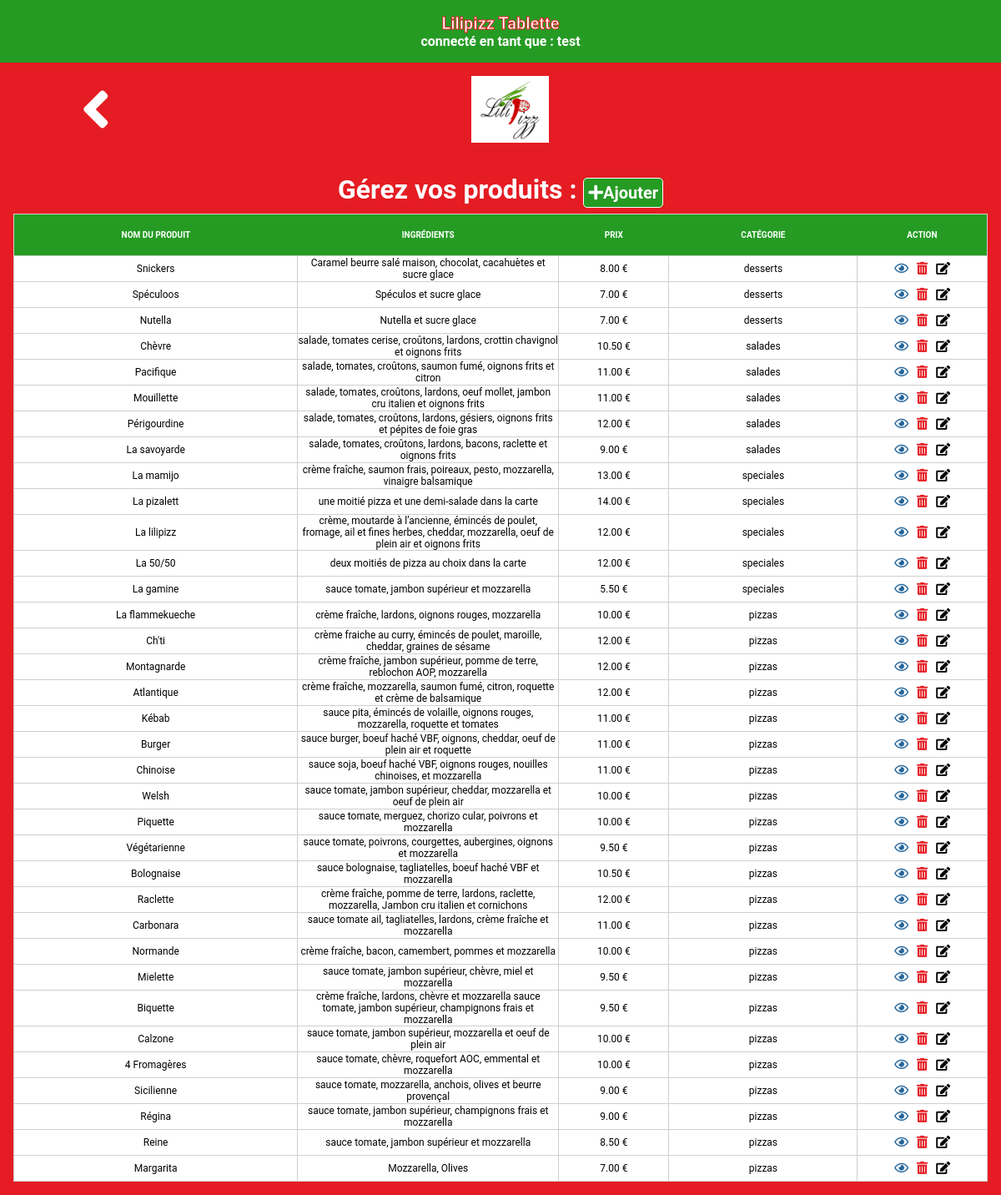
The page /AppTablette/carte.php (signed in) on the database its author committed.
### tables this page shows
CREATE TABLE `produits` (
  `id` int(11) NOT NULL AUTO_INCREMENT,
  `nomProduit` varchar(100) NOT NULL,
  `ingredients` varchar(255) NOT NULL,
  `prix` float NOT NULL,
  `images` varchar(255) NOT NULL,
  `id_categorie` int(11) DEFAULT NULL,
  PRIMARY KEY (`id`),
  KEY `id_categorie` (`id_categorie`),
  CONSTRAINT `produits_ibfk_1` FOREIGN KEY (`id_categorie`) REFERENCES `categories` (`id`)
);

CREATE TABLE `categories` (
  `id` int(11) NOT NULL AUTO_INCREMENT,
  `nomCategorie` varchar(100) NOT NULL,
  PRIMARY KEY (`id`)
);

### AppTablette/carte.php (the view, shortened to what this page needs)
<!DOCTYPE html>
<html lang="fr">
<head>
    <link rel="stylesheet" href="css/carte.css">
    <link rel="stylesheet" href="https://use.fontawesome.com/releases/v5.6.3/css/all.css"
>
    <link rel="stylesheet" href="https://use.fontawesome.com/releases/v5.6.3/css/all.css">
</head>
<body>
    <header>
    <p><a href='index.php' class="mainMenu">Lilipizz Tablette</a></p>
    <?php echo "connecté en tant que : ".$_SESSION['name']; ?>
    </header>
<nav>
    <div class="nav-left">
        <ul>
            <li><a href="dashboard.php"><i class="fas fa-angle-left"></i></a></li>
        </ul>
    </div>
    <div class="nav-middle">
        <ul>
            <li><img src="img/logo.png"></li>
        </ul>
    </div>
    <div class="nav-right">
        <ul>
            <li></i></li>
        </ul>
    </div>
</nav>
<main>
<h1><strong>Gérez vos produits : </strong><a href="addItem.php" class="add"><i class="fas fa-plus"></i>Ajouter</a></h1>
<table id="tour_table_content">
    <thead>
        <th>Nom du produit</th>
        <th>Ingrédients</th>
        <th>Prix</th>
        <th>Catégorie</th>
        <th>Action</th>
    </thead>
    <tbody>
<?php
    require 'src/connection.php';
    $response = $bdd->query('SELECT produits.id, produits.nomProduit, produits.ingredients, produits.prix,
                            categories.nomCategorie AS category
                            FROM produits  LEFT JOIN categories
                            ON produits.id_categorie = categories.id ORDER BY produits.id DESC');
    while($produit = $response->fetch())
    {
        echo '<tr>';
            echo '<td>'.$produit['nomProduit'].'</td>';
            echo '<td>'.$produit['ingredients'].'</td>';
            echo '<td>'.number_format($produit['prix'], 2, '.', '').' '.'€'.'</td>';
            echo '<td>'.$produit['category'].'</td>';
            echo '<td class="icons">';
            echo '<a href="showItem.php?id='.$produit['id'].'" class="show"><i class="far fa-eye"></i></a>';
            echo '<a href="removeItem.php?id='.$produit['id'].'" class="remove"><i class="fas fa-trash-alt"></i></a>';
            echo '<a href="updateItem.php?id='.$produit['id'].'" class="update"><i class="fas fa-edit"></i></a>';
            echo '</td>';
        echo '</tr>';
    }
?>
    </tbody>
</table>
</main>
</body>
</html>

### AppTablette/css/carte.css (style rules this page uses)
* { margin: 0; padding: 0; }
body { font-family: 'Roboto', sans-serif; background-color: #e51c23; }
header { background-color: #259b24; color: #ffffff; font-weight: bold; text-align: center; padding: 1em; }
nav { background-color: #e51c23; color: #ffffff; padding: 1em; display: flex; }
.nav-left { height: 100%; width: 10%; text-align: right; }
.nav-left li { list-style: none; display: inline; font-size: 4.5em; }
.nav-left a { color: #ffffff; }
.nav-middle { height: 100%; width: 45%; text-align: right; }
.nav-middle li { list-style: none; display: inline; font-size: 1.55em; }
nav img { height: 80px; vertical-align: middle; }
.nav-right { height: 100%; width: 40%; vertical-align: middle; line-height: 40px; }
.nav-right li { list-style: none; display: inline; padding-left: 1em; font-size: 1.55em; }
main { background-color: #e51c23; display: flex; flex-direction: column; align-items: center; margin: 1em; }
.mainMenu { text-decoration:none; color: #fff; font-size: 20px; -webkit-text-stroke: 1px #e51c23; }
#tour_table_content { background-color: #ffffff; color: #000000; width: 100%; border-collapse:collapse; }
#tour_table_content thead { width: 20%; font-size: 1em; text-transform: uppercase; }
#tour_table_content tr { width: 25%; text-align: center; }
#tour_table_content td { font-size: 12px; text-align: center; }
thead { background-color: #259b24; color: #fff; border: 1px solid #d1cece; height: 50px; }
th { font-size: 10px; }
td { border: 1px solid #d1cece; height: 30px; width: 20px; }
h1 { margin-bottom: 10px; color: #fff; }
.add { padding: 5px; border-radius: 5px; background-color: #259b24; color: #fff; text-decoration: none; font-size: 20px; border:1px solid #fff; }
.icons a { margin: 0 5px; font-size: 15px; }
.show { color: #24659b; }
.remove { color: #e51c23; }
.update { color: #000; }

### rows shown on the page
produits: nomProduit "Snickers", ingredients "Caramel beurre salé maison, chocolat, cacahuètes et sucre glace", prix "8.00", id_categorie.nomCategorie "desserts"
produits: nomProduit "Spéculoos", ingredients "Spéculos et sucre glace", prix "7.00", id_categorie.nomCategorie "desserts"
produits: nomProduit "Nutella", ingredients "Nutella et sucre glace", prix "7.00", id_categorie.nomCategorie "desserts"
produits: nomProduit "Chèvre", ingredients "salade, tomates cerise, croûtons, lardons, crottin chavignol et oignons frits", prix "10.50", id_categorie.nomCategorie "salades"
produits: nomProduit "Pacifique", ingredients "salade, tomates, croûtons, saumon fumé, oignons frits et citron", prix "11.00", id_categorie.nomCategorie "salades"
produits: nomProduit "Mouillette", ingredients "salade, tomates, croûtons, lardons, oeuf mollet, jambon cru italien et oignons frits", prix "11.00", id_categorie.nomCategorie "salades"
produits: nomProduit "Périgourdine", ingredients "salade, tomates, croûtons, lardons, gésiers, oignons frits et pépites de foie gras", prix "12.00", id_categorie.nomCategorie "salades"
produits: nomProduit "La savoyarde", ingredients "salade, tomates, croûtons, lardons, bacons, raclette et oignons frits", prix "9.00", id_categorie.nomCategorie "salades"
produits: nomProduit "La mamijo", ingredients "crème fraîche, saumon frais, poireaux, pesto, mozzarella, vinaigre balsamique", prix "13.00", id_categorie.nomCategorie "speciales"
produits: nomProduit "La pizalett", ingredients "une moitié pizza et une demi-salade dans la carte", prix "14.00", id_categorie.nomCategorie "speciales"
produits: nomProduit "La lilipizz", ingredients "crème, moutarde à l’ancienne, émincés de poulet, fromage, ail et fines herbes, cheddar, mozzarella, oeuf de plein air et oignons frits", prix "12.00", id_categorie.nomCategorie "speciales"
produits: nomProduit "La 50/50", ingredients "deux moitiés de pizza au choix dans la carte", prix "12.00", id_categorie.nomCategorie "speciales"
produits: nomProduit "La gamine", ingredients "sauce tomate, jambon supérieur et mozzarella", prix "5.50", id_categorie.nomCategorie "speciales"
produits: nomProduit "La flammekueche", ingredients "crème fraîche, lardons, oignons rouges, mozzarella", prix "10.00", id_categorie.nomCategorie "pizzas"
produits: nomProduit "Ch'ti", ingredients "crème fraiche au curry, émincés de poulet, maroille, cheddar, graines de sésame", prix "12.00", id_categorie.nomCategorie "pizzas"
produits: nomProduit "Montagnarde", ingredients "crème fraîche, jambon supérieur, pomme de terre, reblochon AOP, mozzarella", prix "12.00", id_categorie.nomCategorie "pizzas"
produits: nomProduit "Atlantique", ingredients "crème fraîche, mozzarella, saumon fumé, citron, roquette et crème de balsamique", prix "12.00", id_categorie.nomCategorie "pizzas"
produits: nomProduit "Kébab", ingredients "sauce pita, émincés de volaille, oignons rouges, mozzarella, roquette et tomates", prix "11.00", id_categorie.nomCategorie "pizzas"
produits: nomProduit "Burger", ingredients "sauce burger, boeuf haché VBF, oignons, cheddar, oeuf de plein air et roquette", prix "11.00", id_categorie.nomCategorie "pizzas"
produits: nomProduit "Chinoise", ingredients "sauce soja, boeuf haché VBF, oignons rouges, nouilles chinoises, et mozzarella", prix "11.00", id_categorie.nomCategorie "pizzas"
produits: nomProduit "Welsh", ingredients "sauce tomate, jambon supérieur, cheddar, mozzarella et oeuf de plein air", prix "10.00", id_categorie.nomCategorie "pizzas"
produits: nomProduit "Piquette", ingredients "sauce tomate, merguez, chorizo cular, poivrons et mozzarella", prix "10.00", id_categorie.nomCategorie "pizzas"
produits: nomProduit "Végétarienne", ingredients "sauce tomate, poivrons, courgettes, aubergines, oignons et mozzarella", prix "9.50", id_categorie.nomCategorie "pizzas"
produits: nomProduit "Bolognaise", ingredients "sauce bolognaise, tagliatelles, boeuf haché VBF et mozzarella", prix "10.50", id_categorie.nomCategorie "pizzas"
produits: nomProduit "Raclette", ingredients "crème fraîche, pomme de terre, lardons, raclette, mozzarella, Jambon cru italien et cornichons", prix "12.00", id_categorie.nomCategorie "pizzas"
produits: nomProduit "Carbonara", ingredients "sauce tomate ail, tagliatelles, lardons, crème fraîche et mozzarella", prix "11.00", id_categorie.nomCategorie "pizzas"
produits: nomProduit "Normande", ingredients "crème fraîche, bacon, camembert, pommes et mozzarella", prix "10.00", id_categorie.nomCategorie "pizzas"
produits: nomProduit "Mielette", ingredients "sauce tomate, jambon supérieur, chèvre, miel et mozzarella", prix "9.50", id_categorie.nomCategorie "pizzas"
produits: nomProduit "Biquette", ingredients "crème fraîche, lardons, chèvre et mozzarella sauce tomate, jambon supérieur, champignons frais et mozzarella", prix "9.50", id_categorie.nomCategorie "pizzas"
produits: nomProduit "Calzone", ingredients "sauce tomate, jambon supérieur, mozzarella et oeuf de plein air", prix "10.00", id_categorie.nomCategorie "pizzas"
produits: nomProduit "4 Fromagères", ingredients "sauce tomate, chèvre, roquefort AOC, emmental et mozzarella", prix "10.00", id_categorie.nomCategorie "pizzas"
produits: nomProduit "Sicilienne", ingredients "sauce tomate, mozzarella, anchois, olives et beurre provençal", prix "9.00", id_categorie.nomCategorie "pizzas"
produits: nomProduit "Régina", ingredients "sauce tomate, jambon supérieur, champignons frais et mozzarella", prix "9.00", id_categorie.nomCategorie "pizzas"
produits: nomProduit "Reine", ingredients "sauce tomate, jambon supérieur et mozzarella", prix "8.50", id_categorie.nomCategorie "pizzas"
produits: nomProduit "Margarita", ingredients "Mozzarella, Olives", prix "7.00", id_categorie.nomCategorie "pizzas"

### other values the page prints
$_SESSION['name'] "test"
